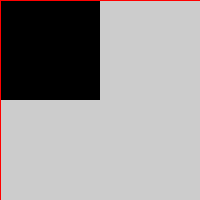
Frame 1 (no input)
Frame 60 (the mouse pressed at the canvas centre just before this capture): identical to frame 1, image omitted
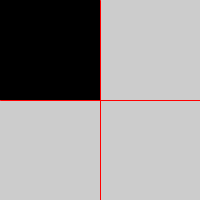
Frame 120 (the mouse held since frame 60 and released just before this capture)

The Processing sketch that drew these frames (run headless with seeded random() and noise(); from frame 60 on, the mouse is pressed at the canvas centre):

// Processing sketch: Intaractivity_06_Mouse
// ── Intaractivity_06_Mouse.pde
// Mouse Position

void setup(){
  size(200,200);

}


void draw(){
  noStroke();
  fill(0); // black

  background(204);

  // UPPER LEFT
  if ((mouseX <= width/2)&&(mouseY <= height/2)){
    rect(0,0, width/2,height/2);
  }

  // UPPER RIGHT
  else if((width/2 <= mouseX)&&(mouseY <= height/2)){
    rect(width/2,0, width/2,height/2);
  }

  // LOWER LEFT
  else if((mouseX <= width/2)&&(height/2 <= mouseY)){
    rect(0,height/2, width/2,height/2);
  }

  // LOWER RIGHT
  else{
    rect(width/2,height/2, width/2,height/2);
  }


  stroke(255,0,0);
  line(mouseX,0, mouseX,height);
  line(0,mouseY, width,mouseY);
}
